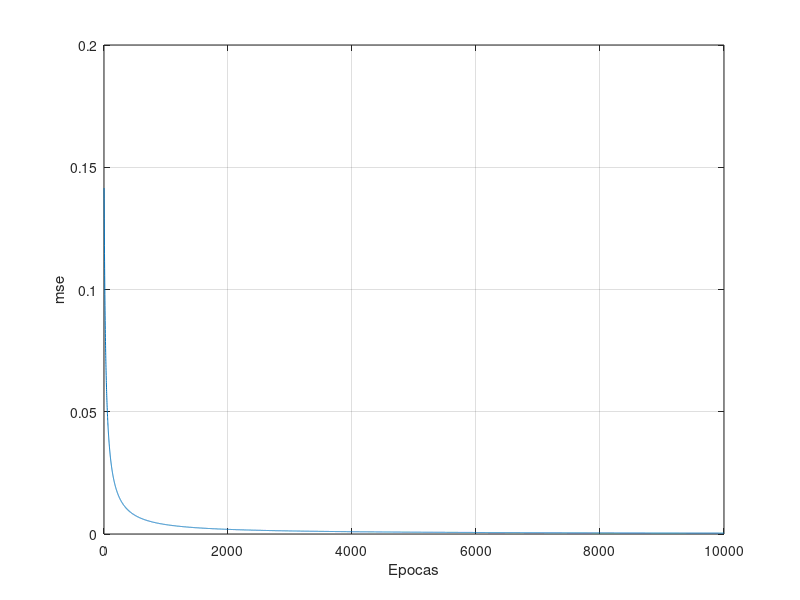

Write MATLAB code to recreate this figure.
close all
clear all
clc
% entrada
%E=[nivel de estudios, expertise en java, dominio del estrés, trabajo en equipo]
E= [0.3, 0.1, 0.2, 0.9] %perfil del entrevistado ya discretizado

% salida
Yd = [1]

%tasa de aprendizaje
alpha = 0.7

%Se declara epsilon
epsilon = 0.001

%topología: 4x5x1

%pesos iniciales, primera capa (conectan de la entrada a la capa oculta)
w1 = rand(4,5)
%pesos iniciales que van de la capa oculta a la capa de salida
w2 = rand (5,1)

%vector de error
EE = [];
%monitor de pesos
W1 = []; W2 = [];

%ciclo de entrenamiento
for k = 1:10000
  k
  %conexión neuronal (*esta es la que podemos mejorar)
  %(*pesos de la primera capa w1)
  y1=[];
  for  i =1:5;
    y = [];
    for k= 1:4;
      y = [y,(w1(k,i)*E(k))];
    endfor
    y1=[y1;sum(y)];
  endfor

  %version simplificada:
  %y1 = w1*E'

  %función sigmoide
  y1 = (1.0/(1+exp(-y1)))';

  %conexion neuronal (*pesos w2)
  y2 = w2'*y1;

  %función sigmoide
  yo = 1.0/(1+exp(-y2));
  
  %error
  e = (yo-Yd).^2;

  %acumular error
  EE = [EE,e];

  %actualiza pesos
  w1 = w1+alpha*(e*E');
  %w1 = w1+alpha*((Yd - yo) .* yo .* (1 - yo));  
  % Error en la salida


  %actualiza pesos
  w2 = w2+alpha*(e*y1);  
  %w2 = w2+alpha*((w2' * delta2) .* y1 .* (1 - y1)); 

  
  
  %en cada iteración guaarda los pesos
  W1 = [W1,w1];

  %en cada iteración guaarda los pesos
  W2 = [W2,w2];


  %condición de paro:
    % Opcion 1 = fijar un número de epocas
    % Opcion 2 = estabilización de pesos (esta opción es INCORRECTA ya que nunca se alcanza)
    % Opcion 3 =  condiciona a un mínimo deseable

    if(e<= 1.4795e-10)
      warndlg('Paro de red, ya aprendió')
      break
    end

end

%muestreo del desenso del gradiente
plot(EE)
xlabel('Epocas')
ylabel('mse')
grid

